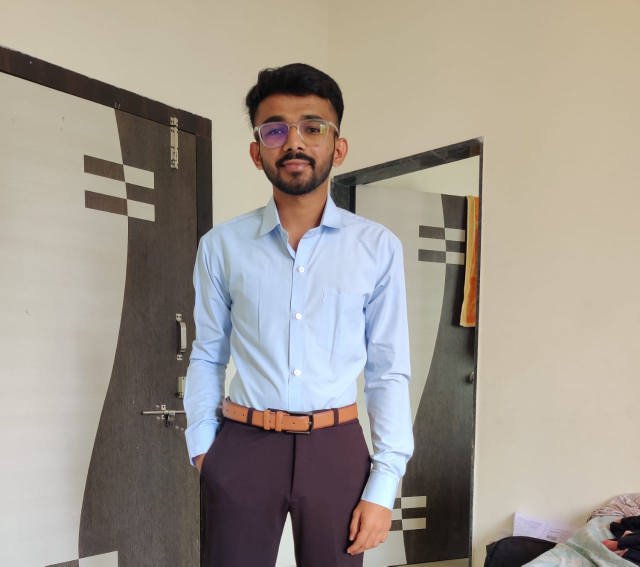
#> input picture Lab/Open Cv/Sankalp.jpeg, 1280 x 1133 px (shown at 1/2 size)
$ jupyter execute ML_Lab_8.ipynb
#> lines starting #> are read from the running program, lines starting #| are printed output that depends on the picture; after the words box and inside, x2 and y2 are one past the last pixel; in counts of white or black regions, pixels touching at a corner belong together
## Name : Sankalp Ghodke

## Roll No: TETB34

## Sub: Soft Computitng

## Batch: B2

## Experiment 8 : Open CV for Computer Vision

[cell 1]
import cv2

[cell 2]
faceHar = cv2.CascadeClassifier('haarcascade_frontalface_default.xml')

img = cv2.imread('./Sankalp.jpeg')
#> img is the input picture: shape (1133, 1280, 3); mean B, G, R 142.7, 152.3, 159.8

imgGray = cv2.cvtColor(img, cv2.COLOR_BGR2GRAY)
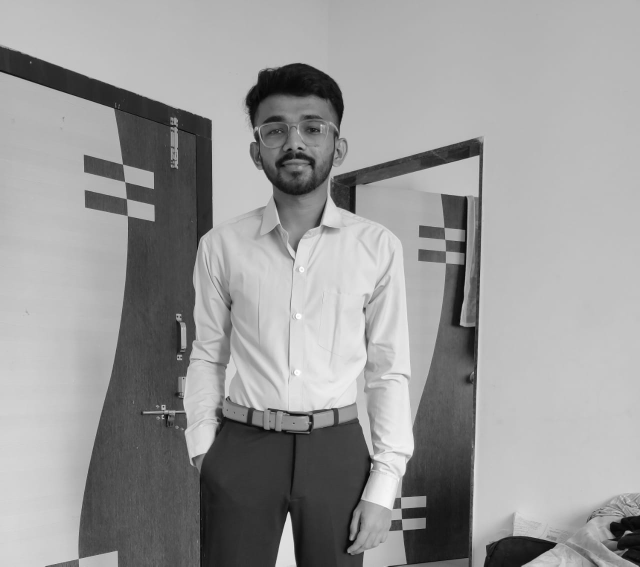
#> imgGray: shape (1133, 1280) (shown at 1/2 size); min 1, max 255, mean 153.4

faces = faceHar.detectMultiScale(imgGray, 1.1, 4)
#> faces = [[489, 176, 203, 203]]

[cell 3]
scale_percent = 60 # percent of original size
width = int(img.shape[1] * scale_percent / 100)
#> width = 768
height = int(img.shape[0] * scale_percent / 100)
#> height = 679
dim = (width,height)
#> dim = (768, 679)

[cell 4]
for (x, y ,w, h) in faces:
    cv2.rectangle(img, (x, y), (x+h, y+w), (0, 255, 0), 2)
#> this loop made 1 pass
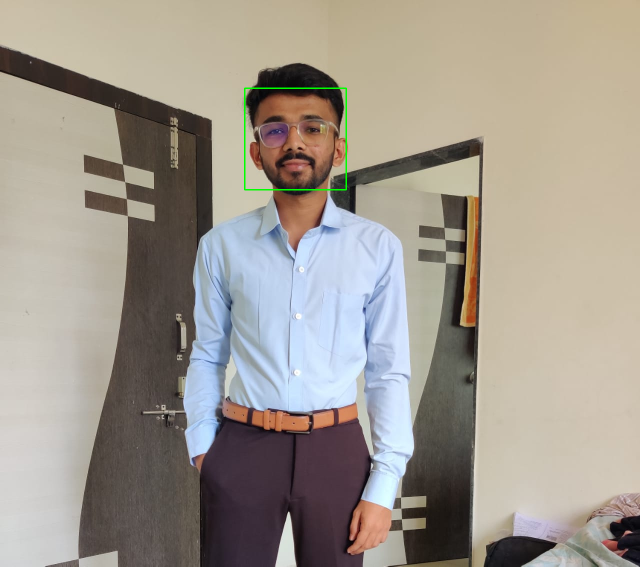
#> img: shape (1133, 1280, 3) (shown at 1/2 size); 0.17% of pixels changed, all inside (x1, y1, x2, y2) = (488, 175, 694, 381)

resized = cv2.resize(img, dim, interpolation = cv2.INTER_AREA)
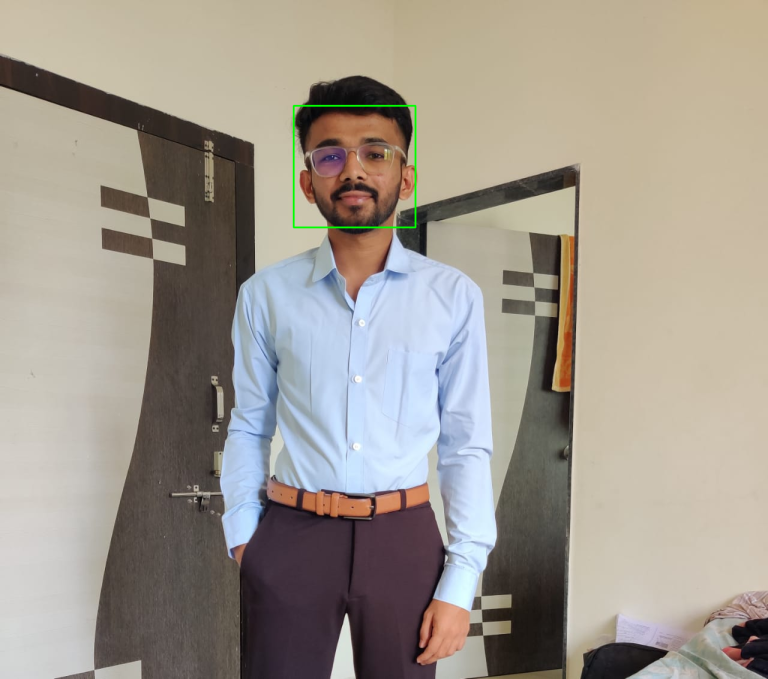
#> resized: shape (679, 768, 3); mean B, G, R 142.5, 152.5, 159.6

[cell 5]
cv2.imshow("Result", resized)

cv2.waitKey(0)
#> Out = 27
